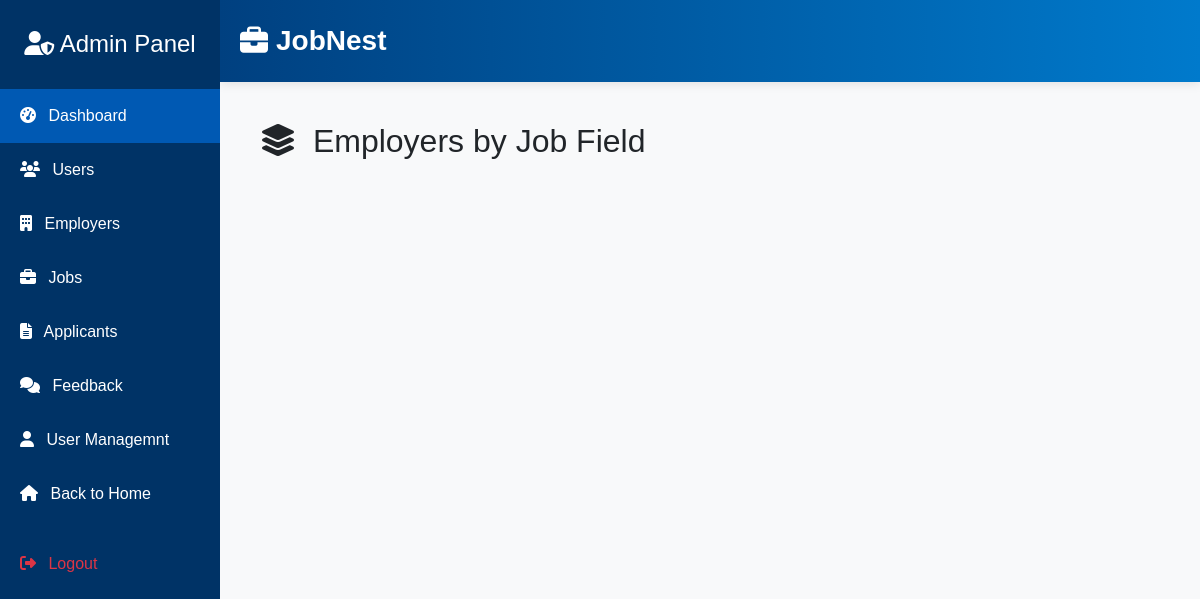
Before: /employers.php with the older database file.
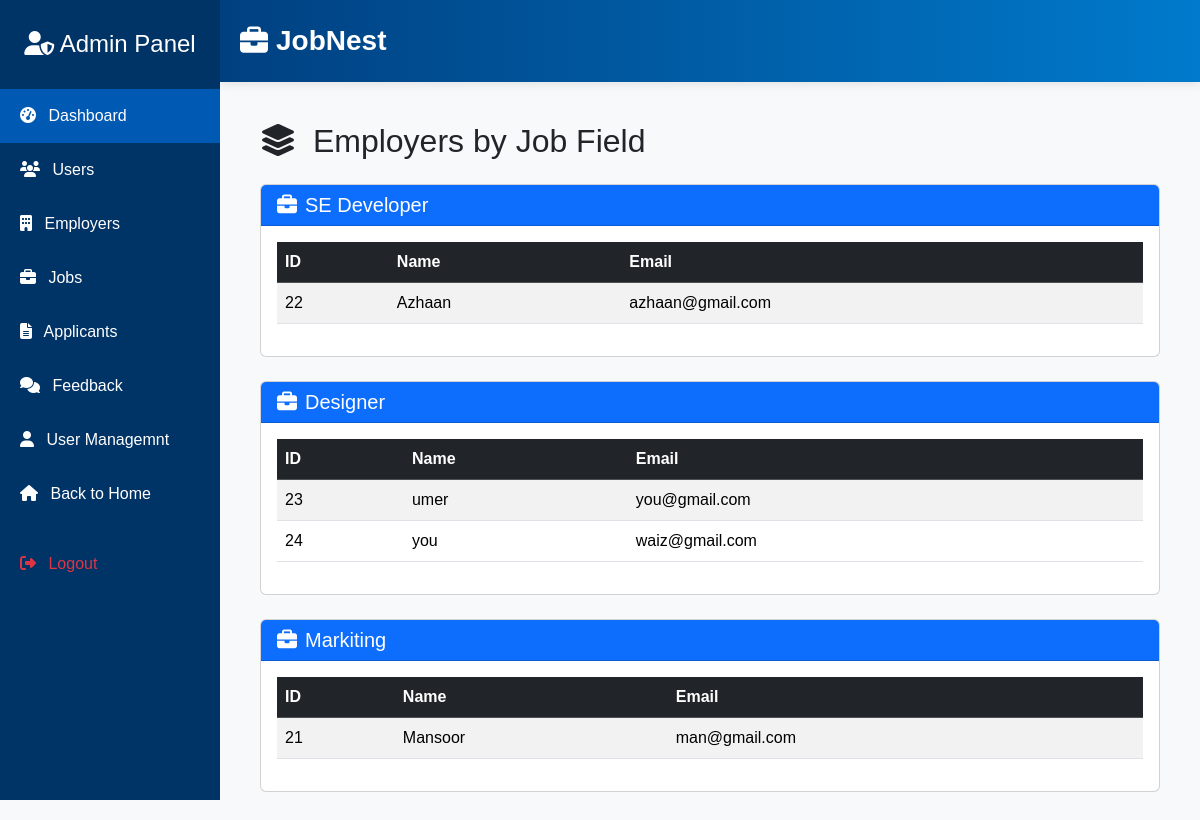
After: the same page with the newer database file.
### tables this page shows
CREATE TABLE `roles` (
  `id` int(11) NOT NULL,
  `role_name` varchar(255) NOT NULL
);

CREATE TABLE `empolyee` (
  `id` int(11) NOT NULL,
  `Name` varchar(255) NOT NULL,
  `Email` varchar(255) NOT NULL,
  `Password` varchar(255) NOT NULL,
  `user_role` varchar(255) NOT NULL
);

### employers.php (the view, shortened to what this page needs)
<?php
require_once 'adminheader.php';
$sector = $conn->query("SELECT * FROM roles");
$sectors = $sector->fetchAll();
?>
<div class="main-content" style="margin-left:10; padding: 10px;">
  <h2 class="mb-4"><i class="fas fa-layer-group me-2"></i> Employers by Job Field</h2>
  <?php foreach ($sectors as $sec): ?>
    <?php
      $empStmt = $conn->prepare("SELECT * FROM empolyee WHERE user_role = ?");
      $empStmt->execute([$sec['role_name']]);
      $employers = $empStmt->fetchAll();
    ?>
    <?php if (count($employers) > 0): ?>
      <div class="card mb-4">
        <div class="card-header bg-primary text-white">
          <h5 class="mb-0"><i class="fas fa-briefcase me-2"></i><?php echo $sec['role_name'];?></h5>
        </div>
        <div class="card-body">
          <div class="table-responsive">
            <table class="table table-striped table-hover align-middle">
              <thead class="table-dark">
                <tr>
                  <th>ID</th>
                  <th>Name</th>
                  <th>Email</th>
                </tr>
              </thead>
              <tbody>
                <?php foreach ($employers as $emp): ?>
                  <tr>
                    <td><?php echo $emp['id'];?></td>
                    <td><?php echo $emp['Name'];?></td>
                    <td><?php echo $emp['Email'];?></td>
                  </tr>
                <?php endforeach; ?>
              </tbody>
            </table>
          </div>
        </div>
      </div>
    <?php endif; ?>
  <?php endforeach; ?>
</div>

Changed rows visible on the page:
added roles: role_name "SE Developer"
added empolyee: id "22", Name "Azhaan", Email "azhaan@gmail.com", shown under "SE Developer"
added roles: role_name "Designer"
added empolyee: id "23", Name "umer", Email "you@gmail.com", shown under "Designer"
added empolyee: id "24", Name "you", Email "waiz@gmail.com", shown under "Designer"
added roles: role_name "Markiting"
now on this page (row edited): empolyee: id "21", Name "Mansoor", Email "man@gmail.com", shown under "Markiting"
